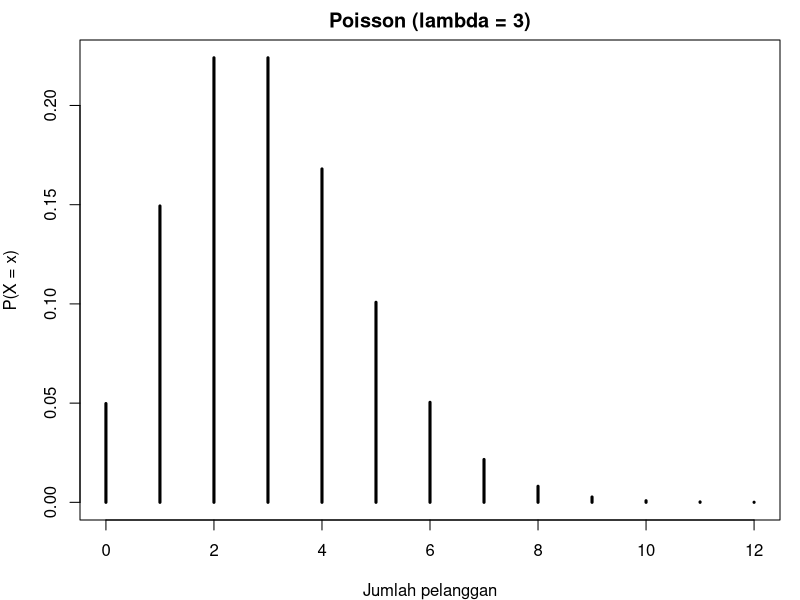
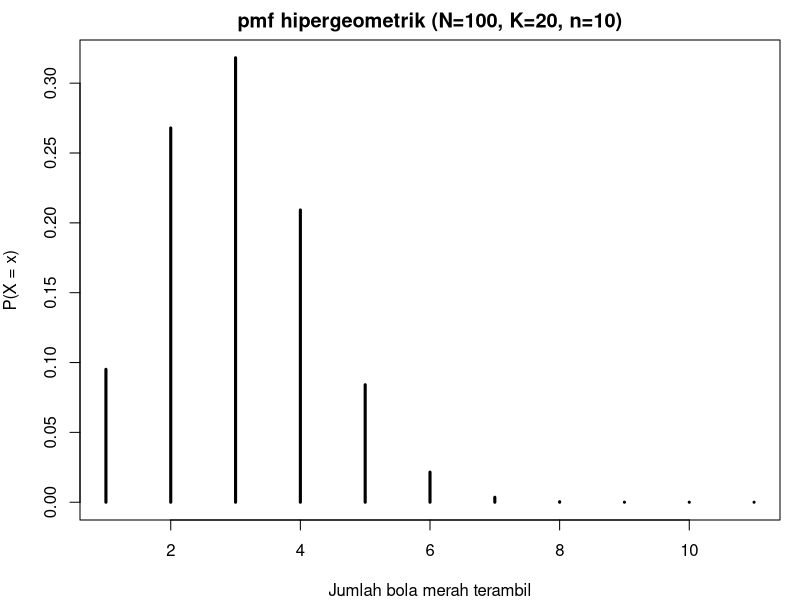
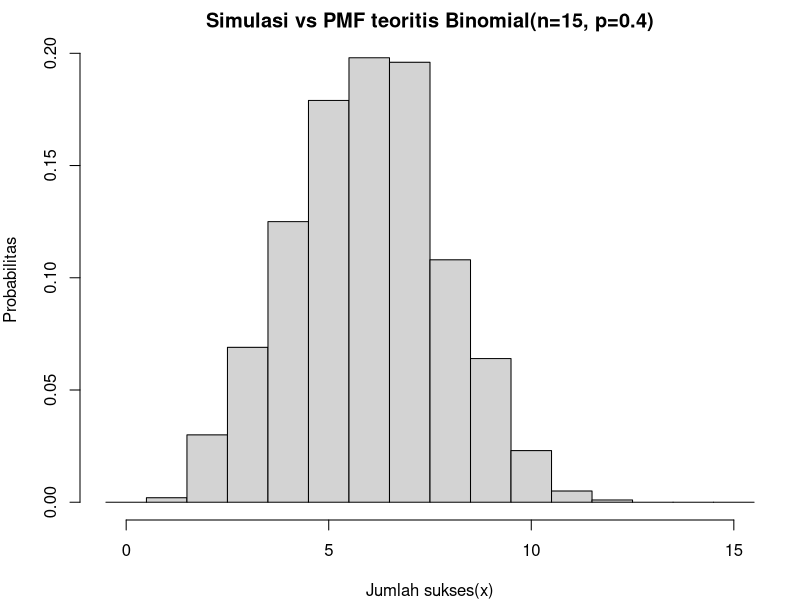
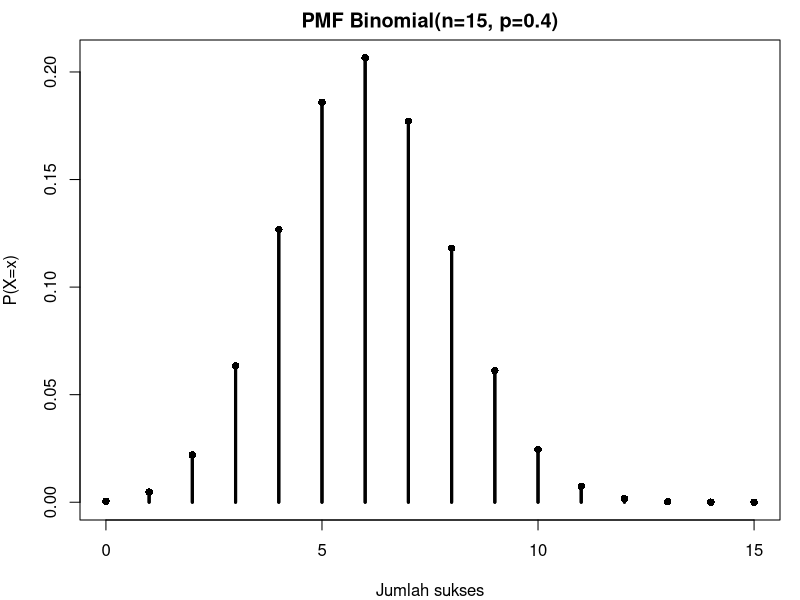

The R script that drew these images, in order:
#TUGAS 4 KOMPUTASI STATISTIKA
#NAma : Ajeng Dwi Alecsha
#NIM : 3338250017

#kasus 1( Sebaran Poisson )
lambda <- 3

# P(X >= 5) = 1 - P(X <= 4)
p_poisson<- 1 - ppois(4, lambda)
p_poisson

#cara alternatf
p_poisson2 <- ppois(4,lambda, lower.tail=F)
p_poisson2

#interpretasi
#peluang jumlah pelanggan yang datang dalam 1 jam sebanyak 5 orang atau lebih adalah sekitar 0.1847 padahal rata rata keatangan hanya 3 orang/jam.

# PMF Poisson
par(mar = c(4, 4, 2, 1))
x <- 0:12
pmf <- dpois(x, lambda)
plot(x, pmf, type = "h", lwd = 3,
     main = "Poisson (lambda = 3)",
     xlab = "Jumlah pelanggan",
     ylab = "P(X = x)")

#kasus 2 (Sebaran Hipergeometrik)
N <- 100   
K <- 20     
n <- 10     

#Domain X
x <- 0:n
#PMF
pmf <- dhyper(x, m = K, n = N - K, k = n)
names(pmf)<-x
round(pmf,5)
sum(pmf) 
#ekspetasi dan varian teoritis
Ex<-n*K/N
Ex
Varx<-n * (K/N) * (1-K/N) *((N-n)/(N-1))
Varx


#Plot PMF
par(mar = c(4, 4, 2, 1))
plot(pmf, type = "h", lwd = 3,
     main = "pmf hipergeometrik (N=100, K=20, n=10)",
     xlab = "Jumlah bola merah terambil",
     ylab = "P(X = x)")


#Simulasi sampling tanpa pengembalian
set.seed(2026)
m <- 10000
ssim <- rhyper(m,
               m = K,
               n = N - K,
               k = n)

mean(ssim)
var(ssim)

#interpretasi;
##nilai yang paling mungkin muncul adalah 2 bola merah (p(x=2)~0.318),sesuai dengan proporsi bola merah di populasi (20/100=20%)dikali jumlah yang diambil

#kasus 3
#Distribusi Binomial
set.seed(2026)
n <- 15
p <- 0.4
m <- 1000

#Simulasi 1000 percobaan Binomial
ssimp1 <- rbinom(m, size = n, prob = p)
head(ssimp1, n = 10)

#Histogram simulasi
hist(ssimp1,
     breaks = seq(-0.5, n + 0.5, by = 1),
     probability = TRUE,
     main = "Simulasi vs PMF teoritis Binomial(n=15, p=0.4)",
     xlab = "Jumlah sukses(x)",
     ylab = "Probabilitas")

#PMF teoretis
x <- 0:n
pmf <- dbinom(x, size = n, prob = p)

data.frame(x = x, P = pmf)

#PMF Binomial
plot(x, pmf,
     type = "h",
     lwd = 3,
     main = "PMF Binomial(n=15, p=0.4)",
     xlab = "Jumlah sukses",
     ylab = "P(X=x)")

#PMF teoretis
points(x, pmf, type = "h", lwd = 3)
points(x, pmf, pch = 16)

#Rata-rata & varians hasil simulasi
mean(ssimp1)
var(ssimp1)

#Ekspektasi teoritis
EX<-n * p
EX
